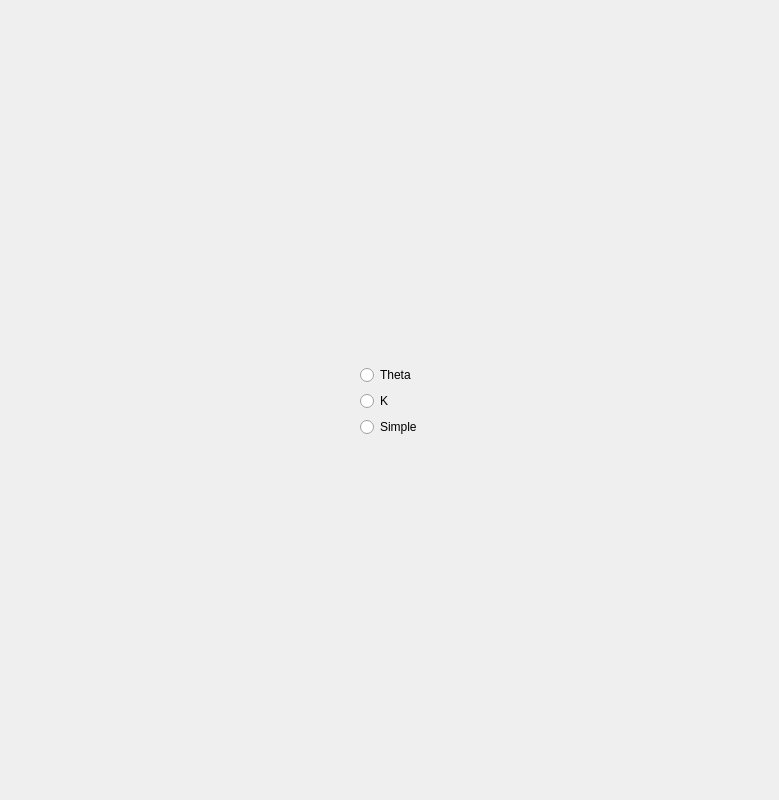
<?xml version="1.0" encoding="UTF-8"?>
<ui version="4.0">
 <class>Form</class>
 <widget class="QWidget" name="Form">
  <property name="geometry">
   <rect>
    <x>0</x>
    <y>0</y>
    <width>779</width>
    <height>800</height>
   </rect>
  </property>
  <property name="windowTitle">
   <string>Form</string>
  </property>
  <widget class="QWidget" name="gridLayoutWidget">
   <property name="geometry">
    <rect>
     <x>10</x>
     <y>10</y>
     <width>761</width>
     <height>781</height>
    </rect>
   </property>
   <layout class="QGridLayout" name="gridLayout">
    <item row="1" column="1">
     <widget class="QRadioButton" name="rB_theta">
      <property name="text">
       <string>Theta</string>
      </property>
     </widget>
    </item>
    <item row="4" column="1">
     <spacer name="verticalSpacer">
      <property name="orientation">
       <enum>Qt::Vertical</enum>
      </property>
      <property name="sizeHint" stdset="0">
       <size>
        <width>20</width>
        <height>40</height>
       </size>
      </property>
     </spacer>
    </item>
    <item row="0" column="1">
     <spacer name="verticalSpacer_2">
      <property name="orientation">
       <enum>Qt::Vertical</enum>
      </property>
      <property name="sizeHint" stdset="0">
       <size>
        <width>20</width>
        <height>40</height>
       </size>
      </property>
     </spacer>
    </item>
    <item row="3" column="1">
     <widget class="QRadioButton" name="rB_simple">
      <property name="text">
       <string>Simple</string>
      </property>
     </widget>
    </item>
    <item row="2" column="1">
     <widget class="QRadioButton" name="rB_coef">
      <property name="text">
       <string>K</string>
      </property>
     </widget>
    </item>
    <item row="2" column="2">
     <spacer name="horizontalSpacer">
      <property name="orientation">
       <enum>Qt::Horizontal</enum>
      </property>
      <property name="sizeHint" stdset="0">
       <size>
        <width>40</width>
        <height>20</height>
       </size>
      </property>
     </spacer>
    </item>
    <item row="2" column="0">
     <spacer name="horizontalSpacer_2">
      <property name="orientation">
       <enum>Qt::Horizontal</enum>
      </property>
      <property name="sizeHint" stdset="0">
       <size>
        <width>40</width>
        <height>20</height>
       </size>
      </property>
     </spacer>
    </item>
   </layout>
  </widget>
 </widget>
 <resources/>
 <connections/>
</ui>
